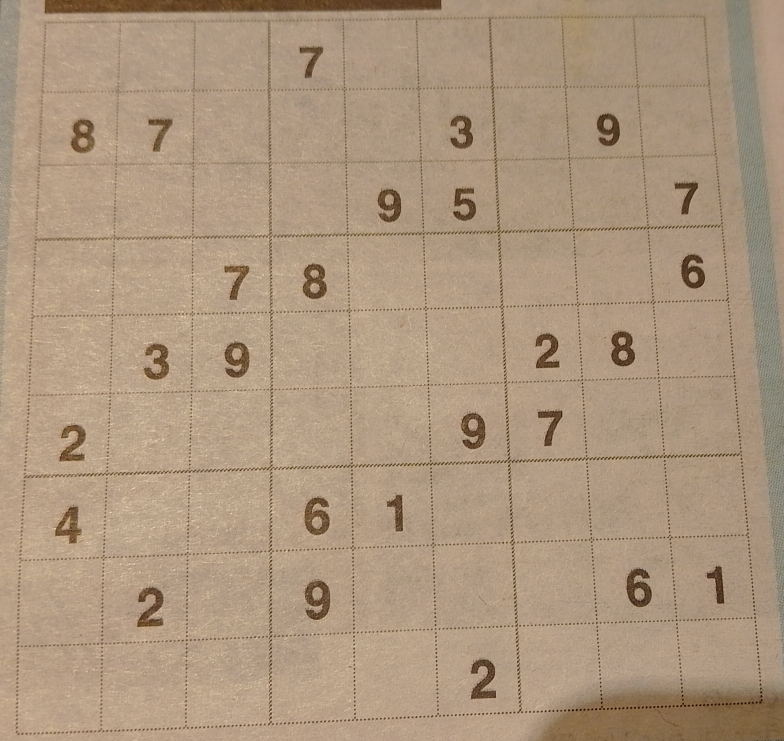
#> input picture ocr/data/newspaper_lokalavisenfavrskov/S1.jpg, 2352 x 2222 px (shown at 1/3 size)
$ jupyter execute --allow-errors main-pipeline-1-lokalavisenfavrskov.ipynb
#> lines starting #> are read from the running program, lines starting #| are printed output that depends on the picture; after the words box and inside, x2 and y2 are one past the last pixel; in counts of white or black regions, pixels touching at a corner belong together
[cell 1]
# Import the used libraries into the script
# ---------------------------------------------
import sys
print(sys.path)

from math import ceil, floor
import numpy as np
import os

import cv2

#CV2 version:  4.8.0
#Numpy version:  1.25.2
#Tesseract version:  0.3.10

print("CV2 version: ", cv2.getVersionString())
print("Numpy version: ", np.__version__)

[cell 2]
# Select input file and define the output folder
# ---------------------------------------------

global output_folder, output_basename

output_folder = "./outputStages/Pipeline_1/"

input_image = "./data/newspaper_lokalavisenfavrskov/S1.jpg"
output_basename = "S1"

# [5 lines of commented-out code are left out]

[cell 3]
# Helper function for visualization of intermediary/stage results
# ---------------------------------------------
def printoutStage(stage_no, stage_img):
    if not os.path.exists(output_folder):
        os.makedirs(output_folder)
        print("Made designated output folder")
    cv2.imwrite(output_folder + output_basename + "-stage-" + str(stage_no) +".png", stage_img)
    cv2.imwrite(output_folder + "last.png", stage_img)

[cell 4]
# Load Image
# ------------
image = cv2.imread(input_image)
#> image is the input picture: shape (2222, 2352, 3); mean B, G, R 126.8, 150.8, 173.4
img_gray = cv2.cvtColor(image, cv2.COLOR_BGR2GRAY)
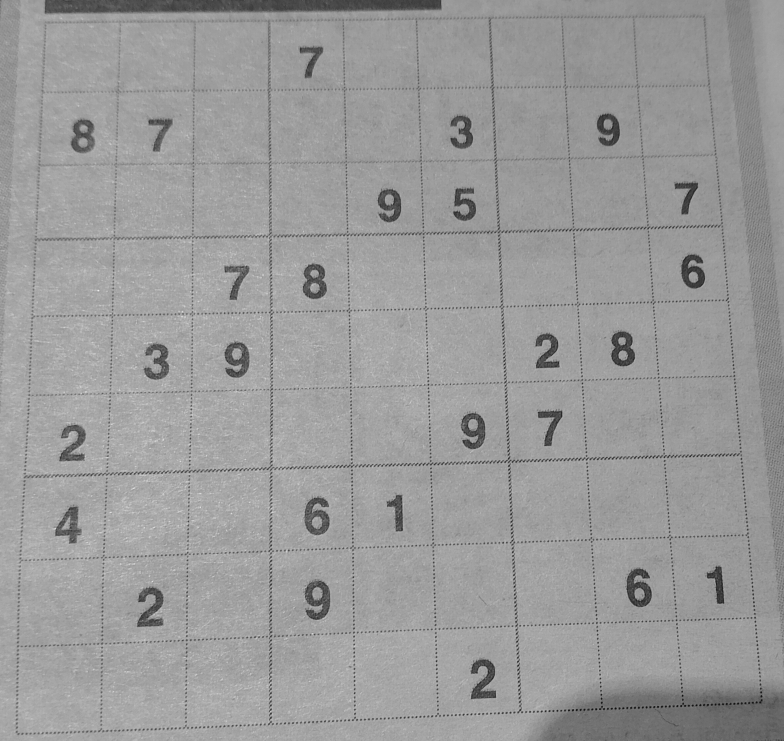
#> img_gray: shape (2222, 2352) (shown at 1/3 size); min 9, max 241, mean 154.7

# ------------
printoutStage(1, img_gray)

[cell 5]
# Adaptive Threshold "white-en" image
# -----------------------------------
image = img_gray

def apply_adaptive_threshold(image, block_size=11, constant_value=2):

    v1 = cv2.ADAPTIVE_THRESH_MEAN_C
    v2 = cv2.ADAPTIVE_THRESH_GAUSSIAN_C
    # Apply adaptive thresholding
    thresholded_image = cv2.adaptiveThreshold(
        image, 255, v2,
        cv2.THRESH_BINARY, block_size, constant_value
    )

    return thresholded_image

# Specify block size and constant value for adaptive thresholding for segmentation
block_size = int(image.shape[0]/9/4)
if block_size % 2 == 0:
   block_size =  block_size - 1

constant_value = 15     # For S1 image
#constant_value = 5     # For S2 image

# Apply adaptive thresholding to the image
img_threshold = apply_adaptive_threshold(image, block_size, constant_value)
#> in apply_adaptive_threshold, `thresholded_image = cv2.adaptiveThreshold( image, 255, v2, cv2.THRESH_..`:
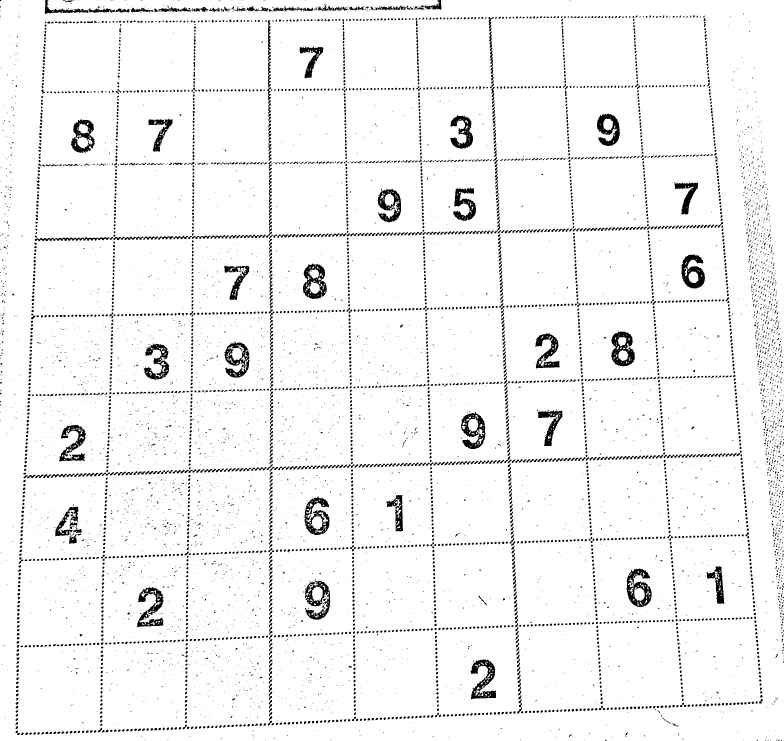
#> thresholded_image: shape (2222, 2352) (shown at 1/3 size); 95.2% white; 9085 black regions (5490 under 20 px), largest, box (x1, y1, x2, y2) and area: (1879, 1703, 1955, 1821) 4177, (1834, 994, 1905, 1099) 4101, (1412, 1979, 1488, 2098) 4090

# ------------
printoutStage(2.1, img_threshold)

[cell 6]
# Reinforce the outer lines of the grid
# using dilation operation on inverse black and white
# ---------------------------------------------------------------

image = img_threshold
img_inv = cv2.bitwise_not(image)
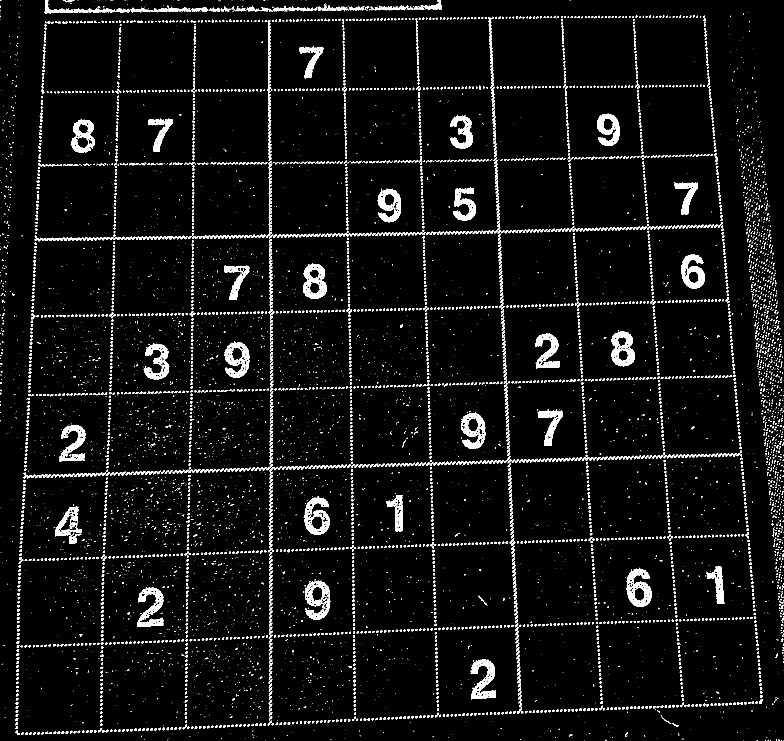
#> img_inv: shape (2222, 2352) (shown at 1/3 size); 4.8% white; 9085 white regions (5490 under 20 px), largest, box (x1, y1, x2, y2) and area: (1879, 1703, 1955, 1821) 4177, (1834, 994, 1905, 1099) 4101, (1412, 1979, 1488, 2098) 4090
# ---------
printoutStage(3.1, img_inv)


# Dilation 1
image = img_inv
no_dilatation_iter = 4

# Define a structuring element
structuring_element = np.ones((3,1), np.uint8) # horiz line
img_dilated_horiz = cv2.dilate(image, structuring_element, iterations=no_dilatation_iter)
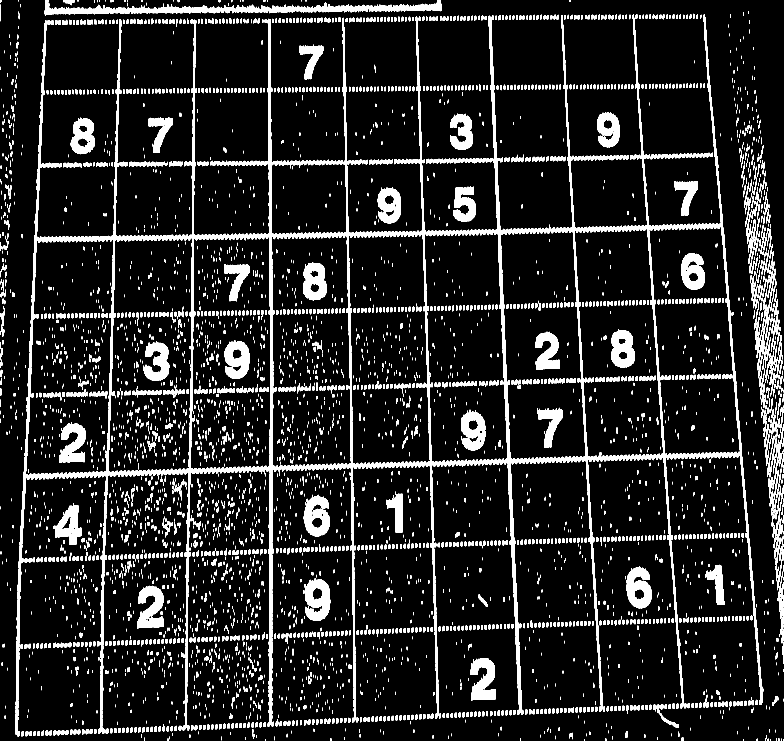
#> img_dilated_horiz: shape (2222, 2352) (shown at 1/3 size); 11% white; 5460 white regions (2483 under 20 px), largest, box (x1, y1, x2, y2) and area: (46, 56, 834, 2209) 80793, (1465, 45, 1868, 2145) 36316, (1897, 43, 2288, 2126) 30155
# ---------
printoutStage(3.2, img_dilated_horiz)


# Dilation 2
image = img_dilated_horiz
# For vertical lines, you might use:
structuring_element = np.ones((1,3), np.uint8) # vertical line
img_dilated_horiz_verti = cv2.dilate(image, structuring_element, iterations=no_dilatation_iter)
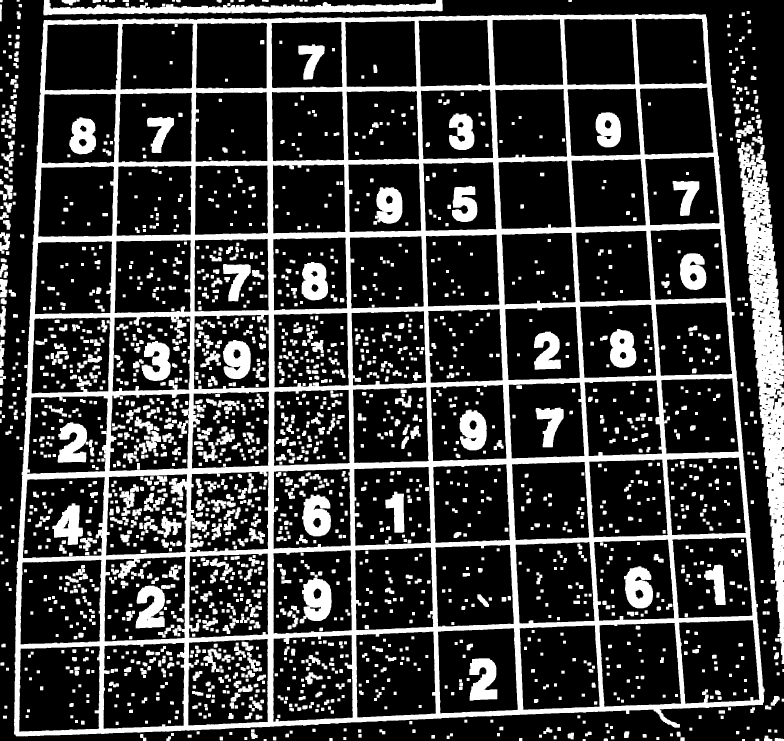
#> img_dilated_horiz_verti: shape (2222, 2352) (shown at 1/3 size); 23.4% white; 2164 white regions
# ---------
printoutStage(3.3, img_dilated_horiz_verti)

image = img_dilated_horiz_verti
#img_reinforced = cv2.bitwise_not(image)
img_reinforced = image

# ------------
printoutStage(3.4, img_reinforced)

[cell 7]
# Find the main sudoku box
# -------------------------
image = img_reinforced
#contours, hierarchy = cv2.findContours(image, cv2.RETR_TREE, cv2.CHAIN_APPROX_TC89_KCOS)
contours, hierarchy = cv2.findContours(image, cv2.RETR_TREE, cv2.CHAIN_APPROX_SIMPLE)
#> contours = 2469 contours, 111 with area under 20; largest, box (x1, y1, x2, y2) and area: (42, 41, 2294, 2209) 4487762, (2213, 426, 2352, 1992) 86777, (309, 1927, 555, 2187) 59196, (56, 1937, 301, 2196) 59140, (563, 1916, 805, 2177) 59136

print(len(contours), contours[0])
#| 2469 [[[2226 2217]]
#|  [[2226 2221]]
#|  [[2234 2221]]
#|  [[2234 2217]]]

img_contours = image.copy()
img_contours_color = cv2.cvtColor(img_contours, cv2.COLOR_GRAY2RGB)
#> img_contours_color: shape (2222, 2352, 3); 23.4% white; 2164 white regions
#> (the rest of this cell did not finish here and is left out)

[cell 8]
# Create the 4 cornered approximations for the contours
# -----------------------------------------------------
image = img_reinforced

approxes = []
for idx, contour in enumerate(contours):
    area = cv2.contourArea(contour)
    peri = cv2.arcLength(contour,True)
    approx = cv2.approxPolyDP(contour,0.03*peri,True)
    if len(approx)==4:
        approxes.append(approx)
#> this loop made 2469 passes
#> (area, peri, approx) on passes 1 to 3: (32, 24, [[2226, 2217], [2226, 2221], [2234, 2221], [2234, 2217]]), (32, 24, [[1748, 2217], [1748, 2221], [1756, 2221], [1756, 2217]]), (32, 24, [[791, 2217], [791, 2221], [799, 2221], [799, 2217]])
#> after the loop, approxes = 1622 contours, 17 with area under 20; largest, box (x1, y1, x2, y2) and area: (48, 43, 2289, 2209) 4458733, (311, 1927, 553, 2187) 59500, (565, 1916, 805, 2177) 58906, (58, 1938, 299, 2196) 58886, (820, 1904, 1059, 2166) 58671
print("Number of 4-cornered contour approxes: (should be close to 80 on a clean image )", len(approxes))
#| Number of 4-cornered contour approxes: (should be close to 80 on a clean image ) 1622

img_contours = image.copy()
img_contours_color = cv2.cvtColor(img_contours, cv2.COLOR_GRAY2RGB)
#> (the rest of this cell did not finish here and is left out)

[cell 9]
# Find the main sudoku frame/box by
# Finding the minimum area 4-cornered-contour from all those
# that have an area bigger than 80% of the image
# ---------------------------------------------------------
areas = []
image = img_reinforced

img_height, img_width = image.shape[:2]
img_area = img_height * img_width
print("IMG Height:", img_height, "IMG Width:", img_width, "IMG Area:", img_area)
#| IMG Height: 2222 IMG Width: 2352 IMG Area: 5226144

for idx, approx in enumerate(approxes):
    areas.append(cv2.contourArea(approx))
#> this loop made 1622 passes
#> approx on passes 1 to 3: [[2226, 2217], [2226, 2221], [2234, 2221], [2234, 2217]], [[1748, 2217], [1748, 2221], [1756, 2221], [1756, 2217]], [[791, 2217], [791, 2221], [799, 2221], [799, 2217]]
#> after the loop, areas = 1622 values, max 4458733 at index 178, min 2 at index 120, mean 5091.5

idx_sorted_areas = sorted(range(len(areas)), key=lambda j: areas[j], reverse=True)
#> idx_sorted_areas = 1622 values, max 1621 at index 1604, min 0 at index 1596, mean 810.5
sorted_areas = [areas[j] for j in idx_sorted_areas]
#> sorted_areas = 1622 values, max 4458733 at index 0, min 2 at index 1605, mean 5091.5

print(sorted_areas)
#> (printed output is left out)

idx_big_box_candidates = np.where(np.array(sorted_areas) > 0.7 * img_area)
#> idx_big_box_candidates = ([0],)
if len(idx_big_box_candidates[0]) == 0:
   print("Error")

print("idx_big_box_candidates", idx_big_box_candidates)

# Hopefully got the bigbox candiatate correctly!
big_box_idx = idx_big_box_candidates[0][-1]
#> big_box_idx = 0
big_box_area = sorted_areas[big_box_idx]
#> big_box_area = 4458733
print("Big Box area idx:\t", big_box_idx)
print("Big box area:\t ", big_box_area)

true_big_box_idx = idx_sorted_areas[big_box_idx]
#> true_big_box_idx = 178
print("Big Box Actual Id:", true_big_box_idx)

# plot the big box
img_bigbox = image.copy()
img_bigbox_color = cv2.cvtColor(img_bigbox, cv2.COLOR_GRAY2RGB)
#> (the rest of this cell did not finish here and is left out)

$ run again, with ocr/data/newspaper_lokalavisenfavrskov/S2.jpg copied over ocr/data/newspaper_lokalavisenfavrskov/S1.jpg
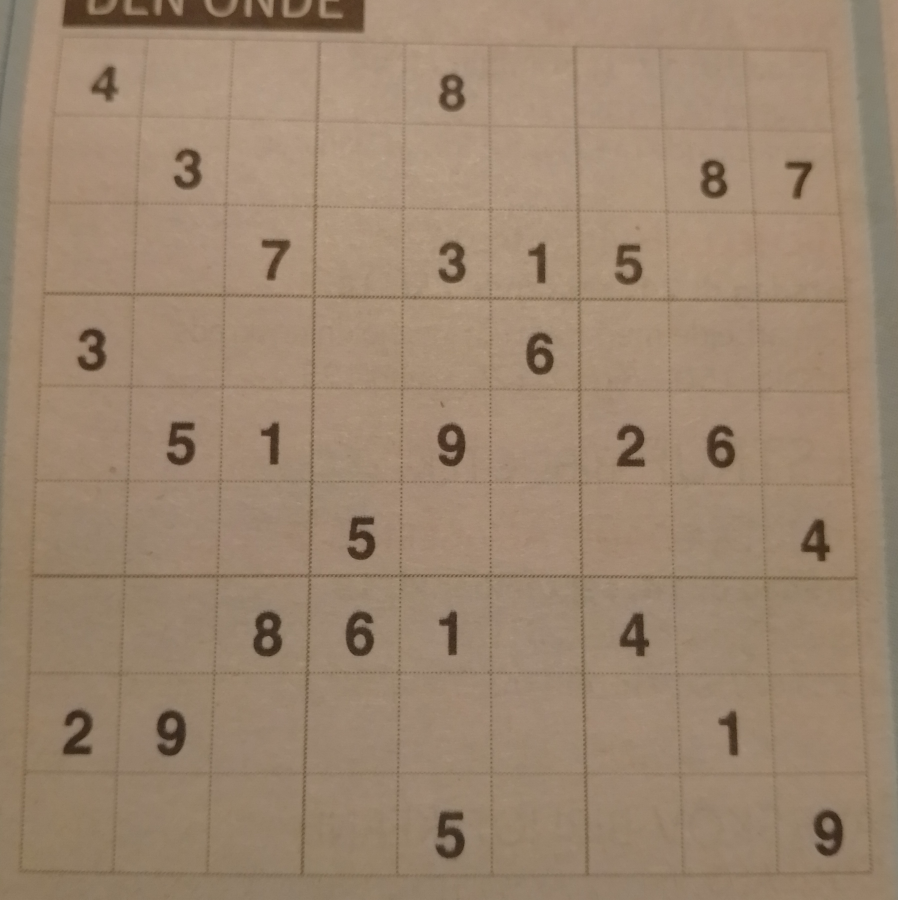
#> input picture ocr/data/newspaper_lokalavisenfavrskov/S2.jpg, 2694 x 2699 px (shown at 1/3 size)
#> image is the input picture: shape (2699, 2694, 3); mean B, G, R 111.8, 134.3, 156.8
#> in apply_adaptive_threshold, `thresholded_image = cv2.adaptiveThreshold( image, 255, v2, cv2.THRESH_..`:
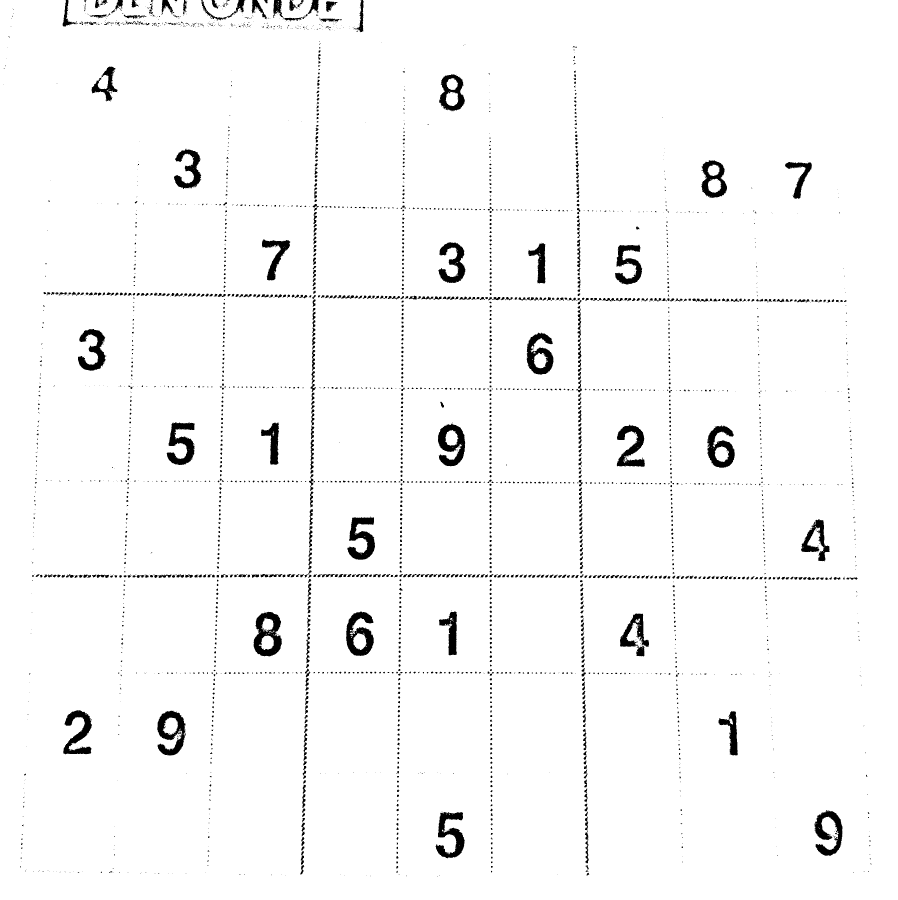
#> thresholded_image: shape (2699, 2694) (shown at 1/3 size); 97.1% white; 3087 black regions (1839 under 20 px), largest, box (x1, y1, x2, y2) and area: (761, 1835, 846, 1969) 6375, (1038, 1835, 1122, 1968) 6037, (472, 2132, 557, 2267) 5809
#> img_dilated_horiz: shape (2699, 2694); 5.2% white; 1584 white regions (392 under 20 px), largest, box (x1, y1, x2, y2) and area: (901, 120, 963, 2628) 22084, (1721, 208, 1768, 2631) 20817, (1456, 409, 1501, 2366) 12423
#> `img_dilated_horiz_verti = cv2.dilate(image, structuring_element, itera..`:
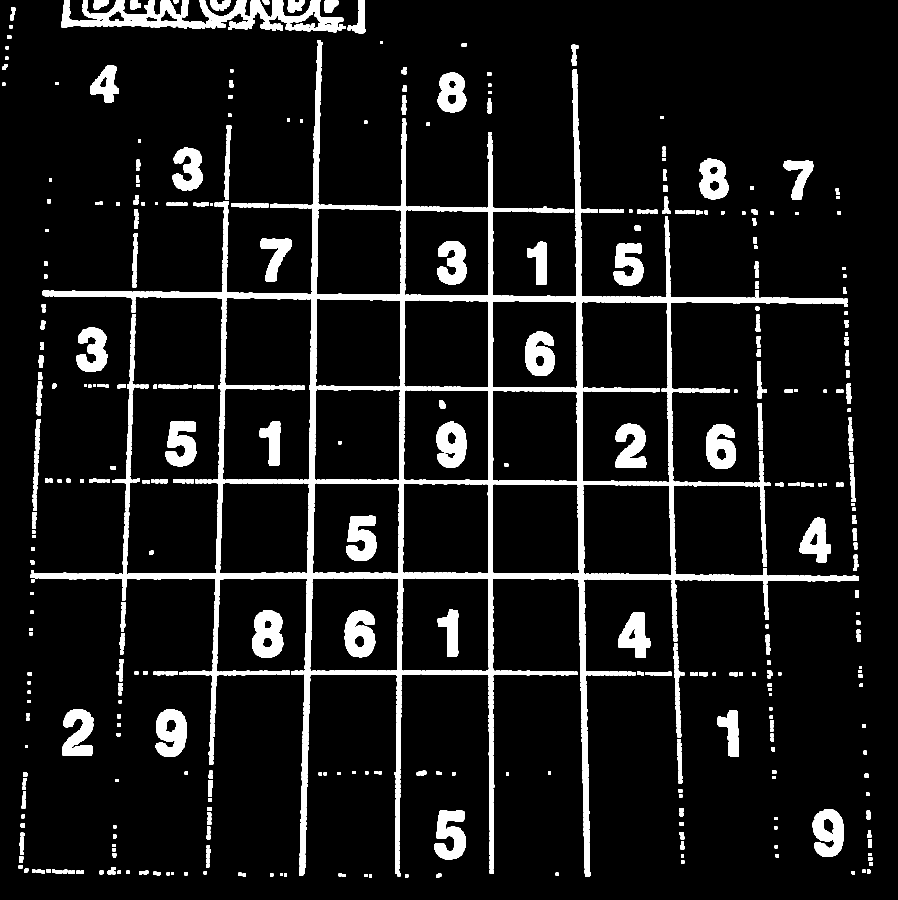
#> img_dilated_horiz_verti: shape (2699, 2694) (shown at 1/3 size); 9.1% white; 760 white regions
#> contours = 801 contours, 15 with area under 20; largest, box (x1, y1, x2, y2) and area: (92, 120, 2577, 2631) 857044, (1476, 902, 1738, 1723) 205262, (937, 895, 1203, 1722) 205194, (1207, 1169, 1468, 1721) 136348, (1211, 899, 1467, 1164) 64996
#| 801 [[[1215 2623]]
#|  [[1215 2632]]
#|  [[1223 2632]]
#|  [[1224 2631]]
#|  [[1224 2623]]]
#> img_contours_color: shape (2699, 2694, 3); 9.1% white; 760 white regions
#> the loop `for idx, contour in enumerate(contours):` made 801 passes
#> (area, peri) on passes 5, 19, 20: (138, 51.66), (113, 44.83), (113, 44.83)
#> after the loop `for idx, contour in enumerate(contours):`: approxes = 588 contours, 9 with area under 20; largest, box (x1, y1, x2, y2) and area: (92, 120, 2543, 2631) 3414154, (1213, 900, 1465, 1162) 64254, (1468, 2367, 1482, 2494) 1484, (2283, 1506, 2298, 1636) 1326, (1342, 2012, 1457, 2025) 1296
#| Number of 4-cornered contour approxes: (should be close to 80 on a clean image ) 588
#| IMG Height: 2699 IMG Width: 2694 IMG Area: 7271106
#> the loop `for idx, approx in enumerate(approxes):` made 588 passes
#> approx on passes 1 to 3: [[1215, 2623], [1215, 2632], [1223, 2632], [1224, 2623]], [[1107, 2623], [1107, 2632], [1115, 2632], [1115, 2623]], [[1094, 2622], [1094, 2630], [1102, 2630], [1102, 2622]]
#> after the loop `for idx, approx in enumerate(approxes):`: areas = 588 values, max 3414153.5 at index 565, min 2 at index 120, mean 6062.8
#> idx_sorted_areas = 588 values, max 587 at index 587, min 0 at index 379, mean 293.5
#> sorted_areas = 588 values, max 3414153.5 at index 0, min 2 at index 579, mean 6062.8
#> (printed output is left out)
#> idx_big_box_candidates = (empty array,)
#| idx_big_box_candidates (array([], dtype=int64),)
